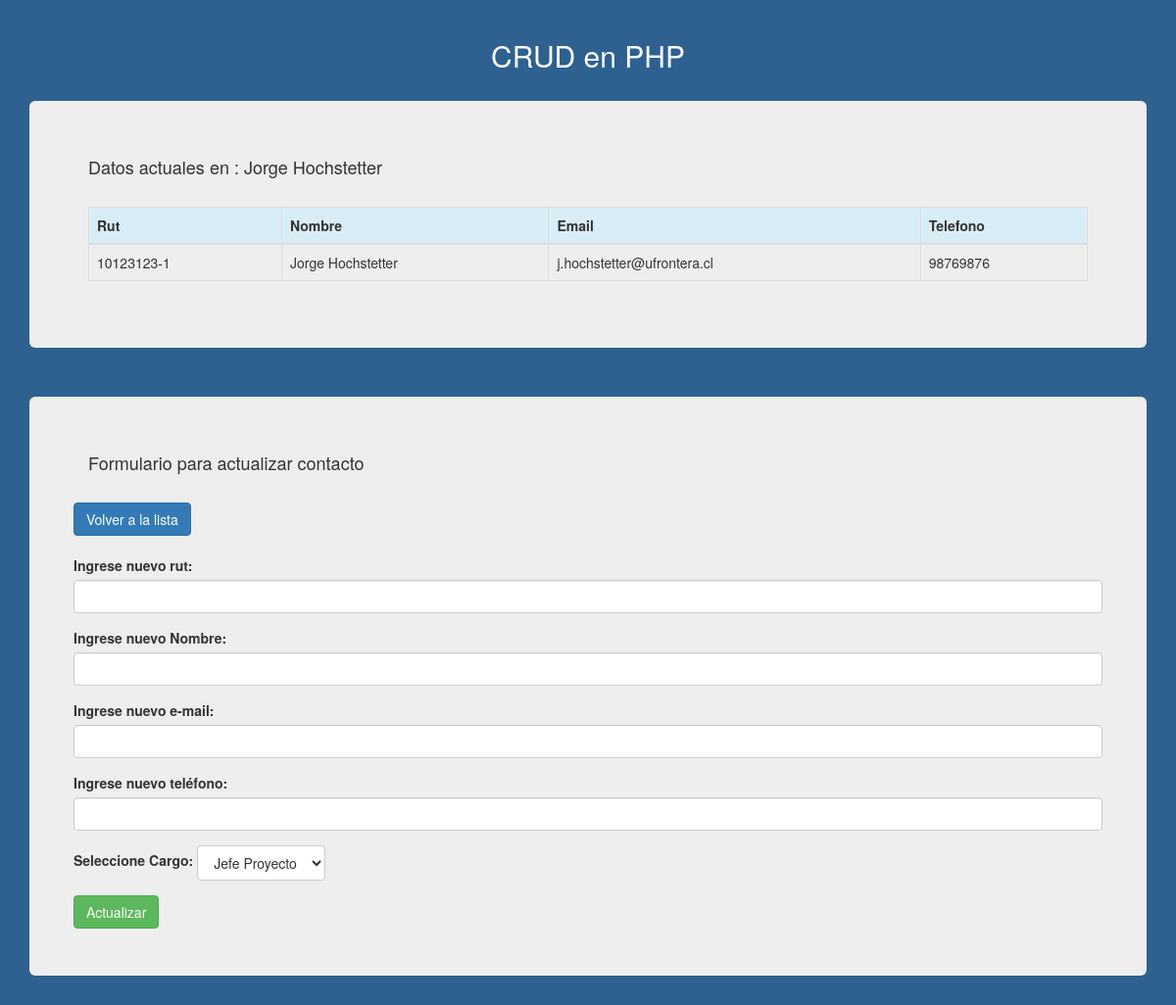
The app's page /vista-update-usuario.php?rut=10123123-1 with its own data.
### tables this page shows
CREATE TABLE `contacto` (
  `rut` varchar(10) NOT NULL,
  `nombre` varchar(40) NOT NULL,
  `email` varchar(30) NOT NULL,
  `telefono` varchar(30) NOT NULL,
  `cod_cargo` tinyint(4) NOT NULL
);

### connection.php (called while the page is built, shortened)
<?php
class ConnectionDB extends mysqli {
    public function recorrer($y){
        return mysqli_fetch_array($y);
    }
    public function rows($y){
        return mysqli_num_rows($y);
    }
}
?>

### vista-update-usuario.php (the view, shortened to what this page needs)
<?php
	require('connection.php');
	$db= new ConnectionDB();
	$var= $_GET['rut'];
	$sql= $db->query('select * from contacto where rut like "'.$var.'";');
	$consulta= $db->recorrer($sql);
	$select= $db->query("select * from cargo");
	$filas= $db->rows($select);
?>
<!DOCTYPE html>
<html lang="en">
<head>
	<link rel="stylesheet" href="https://maxcdn.bootstrapcdn.com/bootstrap/3.3.6/css/bootstrap.min.css">
	<link rel="stylesheet" href="style.css">
</head>
<body id="body">
	<br>
	<h2>CRUD en PHP</h2>
	<br>
	<div class="container">
		<div class="jumbotron">
			<h4>Datos actuales en : <?php echo $consulta['nombre']?></h4>
			<br>
			<table class="table table-bordered table-hover">
				<thead>
					<tr class="info">
						<th>Rut</th>
						<th>Nombre</th>
						<th>Email</th>
						<th>Telefono</th>
					</tr>
				</thead>
				<tbody>
					<tr>
						<td><?php echo $consulta['rut']?></td>
						<td><?php echo $consulta['nombre']?></td>
						<td><?php echo $consulta['email']?></td>
						<td><?php echo $consulta['telefono']?></td>
					</tr>
				</tbody>
			</table>
		</div>
	</div>
	<br>
	<div class="container">
		<div class="jumbotron">
			<h4>Formulario para actualizar contacto</h4>
			<br>
			<div class="row">
	            <div>
	            	<a href="index.php" class="btn btn-primary">Volver a la lista</a>
	                <form role="form" method="POST" action=<?php echo "update-usuario.php?rut=".$consulta['rut']; ?> >
	                    <div class="form-group">
	                        <label for="exampleInputEmail1">
	                            Ingrese nuevo rut:
	                        </label>
	                        <input name="in-rut" type="text" class="form-control" />
	                    </div>
	                    <div class="form-group">
	                        <label for="exampleInputEmail1">
	                            Ingrese nuevo Nombre:
	                        </label>
	                        <input name="in-nombre" type="text" class="form-control" />
	                    </div>
	                    <div class="form-group">
	                        <label for="exampleInputEmail1">
	                            Ingrese nuevo e-mail:
	                        </label>
	                        <input name="in-mail" type="text" class="form-control" />
	                    </div>
	                    <div class="form-group">
	                        <label for="exampleInputEmail1">
	                            Ingrese nuevo teléfono:
	                        </label>
	                        <input name="in-telefono" type="text" class="form-control" />
	                    </div>
	                    <div class="form-group">
	                        <label for="exampleInputEmail1">
	                            Seleccione Cargo:
	                        </label>
	                        <select name="in-cargo" id="" class="btn btn-default dropdown dropdown-toggle">
	                        <?php if($filas>0){
	                        	 	for($i=0 ; $i<$filas ; $i++){
	                        	 		$datos= $db->recorrer($select);
	                        ?>
	                        			<option value=<?php echo $datos['codigo']; ?> > <?php echo $datos['descripcion'] ?></option>
							<?php 	}
								  }
							?>
	                        </select>
	                    </div>
	                    <button type="submit" class="btn btn-success">
	                        Actualizar
	                    </button>
	                </form>
	            </div>
	        </div>
		</div>
	</div>
</body>
</html>

### style.css (style rules this page uses)
#body { background: #2E6190; }
h2 { color: white; text-align: center; }

### records on screen
contacto: nombre "Jorge Hochstetter", rut "10123123-1", email "j.hochstetter@ufrontera.cl", telefono "98769876"

### other values on screen
form field in-cargo "Jefe Proyecto"
